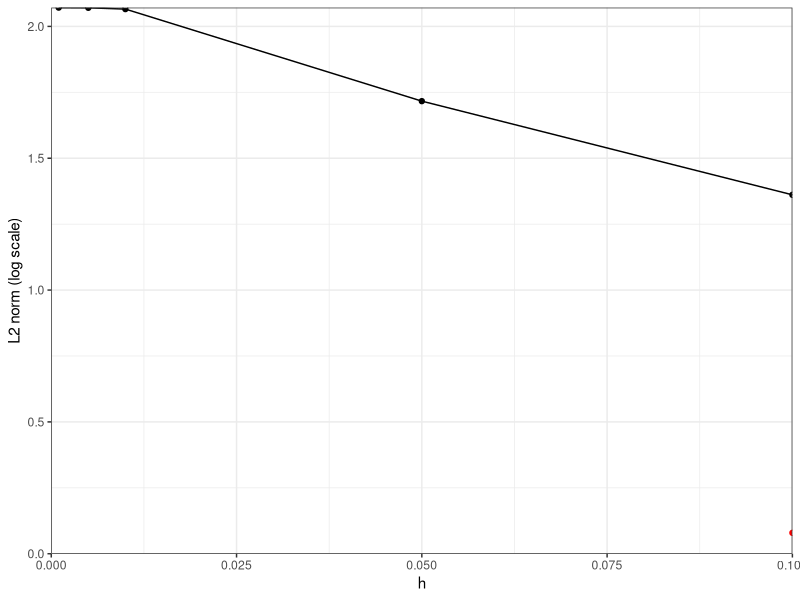

R code for this plot:
## script to generate plot for PS1 2b
library(ggplot2)

dat <- read.csv("L2_h.csv", header = FALSE)

colnames(dat) = c("h", "x_norm", "y_norm")
dat$x_norm <- log(dat$x_norm)
dat$y_norm <- log(dat$y_norm)

out <- ggplot(dat, aes(x = h)) +
    geom_point(aes(y = x_norm), color = "red") +
    geom_line(aes(y = x_norm), color = "red") +
    geom_point(aes(y = y_norm), color = "black") + 
    geom_line(aes(y = y_norm), color = "black") +
    xlab("h") +
    ylab("L2 norm (log scale)") +
    scale_y_continuous(expand = c(0,0), limits = c(0, NA)) +
    scale_x_continuous(expand = c(0,0), limits = c(0, NA)) +
    theme_bw()

is.vector(out)

filepath <- "p2b.png"
ggsave(filepath, out)


 



